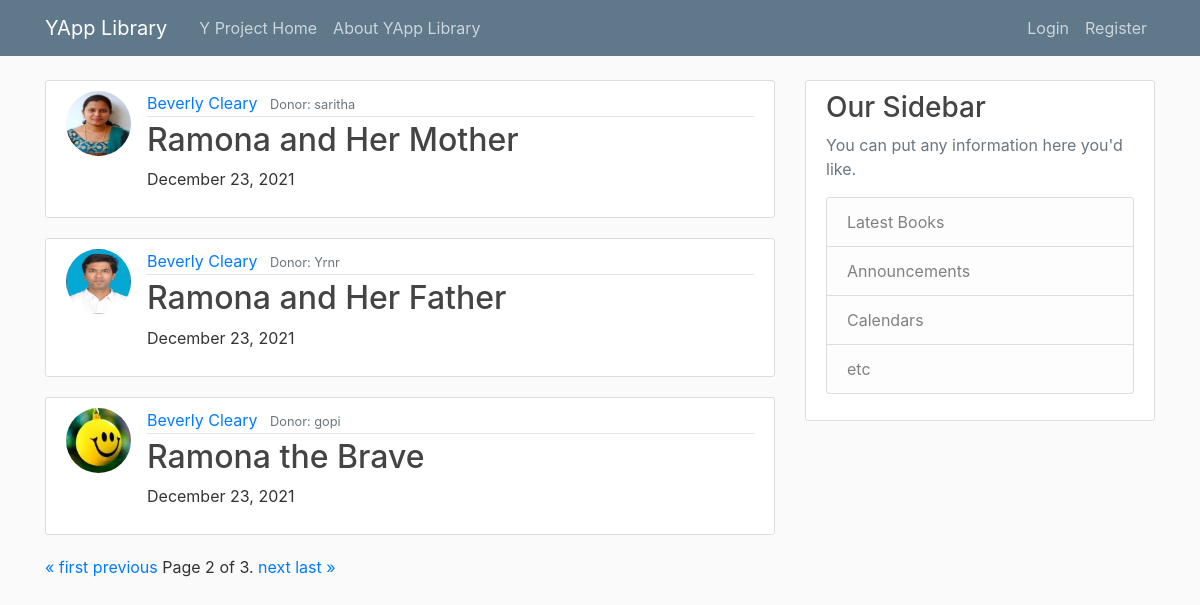
The page /author/Beverly Cleary/?page=2 on the database its author committed.
### yapp/models.py (models this page shows, shortened)
class Book(models.Model):
    title = models.CharField(max_length = 100)
    author = models.CharField(max_length = 100)
    donor = models.ForeignKey(User, on_delete = models.CASCADE)
    date_barrowed = models.DateTimeField(default = timezone.now)

### rapp/models.py (models this page shows, shortened)
class Profile(models.Model):
    user = models.OneToOneField(User, on_delete=models.CASCADE)
    image = models.ImageField(default='default.jpg', upload_to='profile_pics')

### yapp/views.py (the view)
# urls.py: path('author/<str:author>/', AuthorBookListView.as_view(), name='author-booklist'),
class AuthorBookListView(ListView):
    model = Book
    template_name = 'yapp/author_bookslist.html' # <app>/<model>_<viewtype>.html
    context_object_name = 'books'
    ordering = ['-title']
    paginate_by = 3
    def get_queryset(self):
        print(f'self.kwargs={self.kwargs.items()} Model={self.model}')
        self.author = self.kwargs["author"]
        return Book.objects.filter(author=self.author)

### yapp/templates/yapp/author_bookslist.html (shortened to what this page needs)
{% extends "yapp/bootstrap.html" %}
        {% block content %}
            {% for book in books %}
            <article class="media content-section">
              {% if book.donor.profile.image %}
                <img class="rounded-circle article-img" src="{{ book.donor.profile.image.url }} ">
              {% else %}
                <img class="rounded-circle article-img" src="media/noprofile.jpg">
              {% endif %}
                <div class="media-body">
                  <div class="article-metadata">
                    <a class="mr-2" href="#">{{ book.author }}</a>
                    <small class="text-muted">Donor: {{ book.donor }}</small>
                  </div>
                  <h2><a class="article-title" href="{% url 'book-detail' book.id %}">{{ book.title }}</a></h2>
                  <p class="article-content">{{ book.date_barrowed|date:"F d, Y" }}</p>
                </div>
              </article>
            {% endfor %}
            <div class="pagination">
                <span class="step-links">
                    {% if page_obj.has_previous %}
                        <a href="?page=1">&laquo; first</a>
                        <a href="?page={{ page_obj.previous_page_number }}">previous</a>
                    {% endif %}
                    <span class="current">
                        Page {{ page_obj.number }} of {{ page_obj.paginator.num_pages }}.
                    </span>
                    {% if page_obj.has_next %}
                        <a href="?page={{ page_obj.next_page_number }}">next</a>
                        <a href="?page={{ page_obj.paginator.num_pages }}">last &raquo;</a>
                    {% endif %}
                </span>
            </div>
        {% endblock %}

### yapp/static/yapp/main.css (style rules this page uses)
body { background: #fafafa; color: #333333; margin-top: 5rem; }
h1, h2, h3, h4, h5, h6 { color: #444444; }
.content-section { background: #ffffff; padding: 10px 20px; border: 1px solid #dddddd; border-radius: 3px; margin-bottom: 20px; }
.article-title { color: #444444; }
.article-content { white-space: pre-line; }
.article-img { height: 65px; width: 65px; margin-right: 16px; }
.article-metadata { padding-bottom: 1px; margin-bottom: 4px; border-bottom: 1px solid #e3e3e3 }

### rows shown on the page
Book: donor.profile.image (picture), author "Beverly Cleary", donor "saritha", title "Ramona and Her Mother", date_barrowed "December 23, 2021"
Book: donor.profile.image (picture), author "Beverly Cleary", donor "Yrnr", title "Ramona and Her Father", date_barrowed "December 23, 2021"
Book: donor.profile.image (picture), author "Beverly Cleary", donor "gopi", title "Ramona the Brave", date_barrowed "December 23, 2021"

### other values the page prints
{{ page_obj.number }} "2"
{{ page_obj.paginator.num_pages }} "3"
